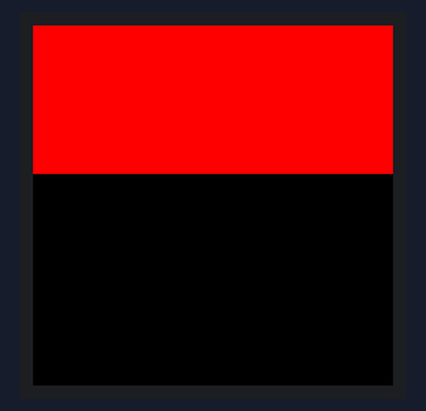
The program below on a simulated ESP32 board running MicroPython. Shown: 240×240 colour display. Library files of the repository ran but are not shown: st7789.py; what the program prints to the serial console is not drawn. At 17.5 s the program stops and its outputs stay as they are.

Above: at 2.81 s.
At 4.91 s:
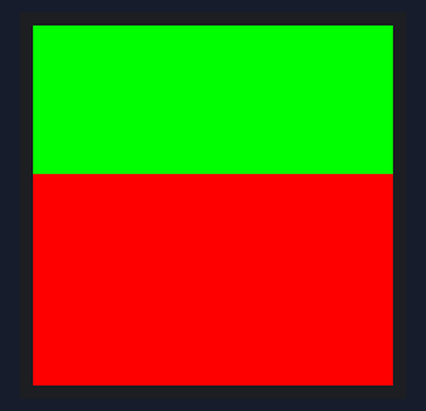
At 7.0 s:
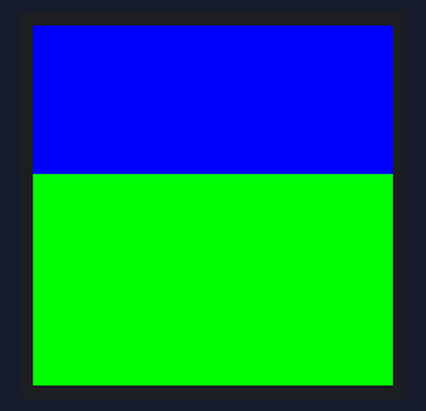
At 9.1 s:
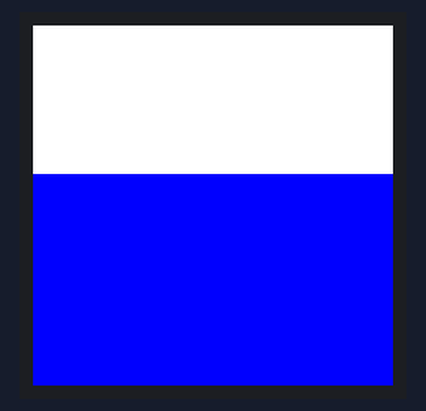
At 11.2 s:
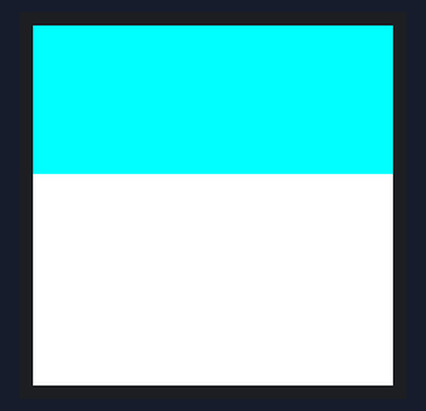
At 15.4 s:
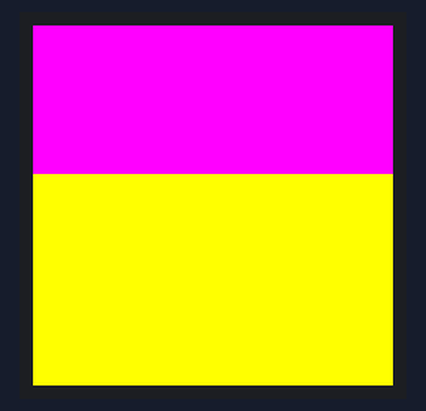

The program:

screan_test.py
```python
from machine import SPI, Pin
import time

import config
from st7789 import ST7789


print()
print("==============================")
print(" ST7789 TFT TEST")
print("==============================")


# =========================================================
# 初始化 SPI
# =========================================================

print("[TFT] Creating SPI...")


spi = SPI(
    2,
    baudrate=10000000,
    polarity=0,
    phase=0,
    sck=Pin(config.TFT_SCK),
    mosi=Pin(config.TFT_MOSI)
)


print("[TFT] SPI OK")


# =========================================================
# 初始化 ST7789
# =========================================================

print("[TFT] Initializing ST7789...")


tft = ST7789(
    config.TFT_WIDTH,
    config.TFT_HEIGHT,
    spi,
    config.TFT_CS,
    config.TFT_DC,
    config.TFT_RST
)


print("[TFT] ST7789 OK")


# =========================================================
# 颜色测试
# =========================================================

colors = [

    ("BLACK", 0x0000),

    ("RED", 0xF800),

    ("GREEN", 0x07E0),

    ("BLUE", 0x001F),

    ("WHITE", 0xFFFF),

    ("CYAN", 0x07FF),

    ("YELLOW", 0xFFE0),

    ("MAGENTA", 0xF81F),

]


for name, color in colors:

    print(
        "[TFT] COLOR:",
        name
    )

    tft.fill(color)

    time.sleep(2)


print()
print("==============================")
print(" TFT TEST FINISHED")
print("==============================")
```

config.py
```python
WIFI_SSID = "kc"
WIFI_PASSWORD = "12345678"

WIFI_TIMEOUT_S = 10


SERVO_PIN = 13

MIN_ANGLE = 10
MAX_ANGLE = 170

SCAN_STEP = 5

SERVO_SETTLE_MS = 10


TRIG_PIN = 5
ECHO_PIN = 19

MAX_DISTANCE_CM = 200


TFT_SCK = 18
TFT_MOSI = 23

TFT_CS = 15
TFT_DC = 2
TFT_RST = 4

TFT_WIDTH = 240
TFT_HEIGHT = 240

TFT_BAUDRATE = 10000000


RADAR_MAX_DISTANCE = 200

ALARM_DISTANCE = 30


TCP_PORT = 8888

DATA_INTERVAL_MS = 100

AUTO_START = True
```
